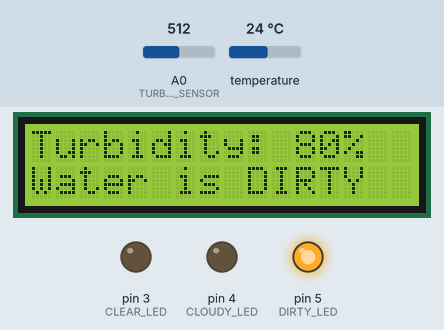
Simulated run of this sketch. Board: Arduino Uno, built with avr-gcc and run on an emulated ATmega328P. Parts: 16×2 character LCD, output pins drawn as LEDs (lit = HIGH). The test bench sets the inputs (shaded band); at power-on: A0 (TURBIDITY_SENSOR) = 512, temperature 24 °C. What the sketch prints to the serial monitor is not drawn.

Above: at 0.2 s.
At 3.8 s:
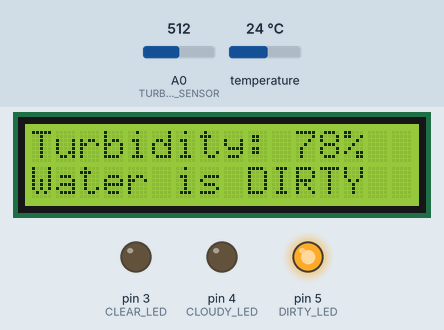
At 5.6 s:
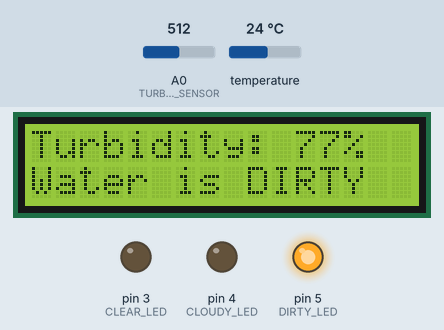
At 9.2 s:
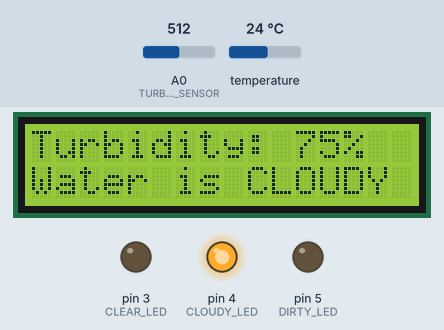
Timing chart, 0 to 34.2 s (numbered marks = the images above):
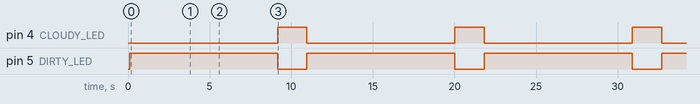

The sketch:

turbidity_sensor.ino
```cpp
#include <Wire.h>
#include <LiquidCrystal_I2C.h>
#include <OneWire.h>
#include <DallasTemperature.h>

// Initialize LCD
LiquidCrystal_I2C lcd(0x27, 16, 2);  // Change to 0x3F if needed

// Define the OneWire bus
#define ONE_WIRE_BUS 2  // Use the correct pin for your sensor
OneWire oneWire(ONE_WIRE_BUS);

// Initialize DallasTemperature
DallasTemperature suhu(&oneWire);

// Define Turbidity Sensor Pin and LEDs
#define TURBIDITY_SENSOR A0
#define CLEAR_LED 3  // Green LED
#define CLOUDY_LED 4
#define DIRTY_LED 5  // Red LED

int turbidity = 50; // Initialize turbidity value

void setup() {
    Serial.begin(9600);
    lcd.begin(16, 2);    // Set the LCD to 16 columns and 2 rows
    lcd.backlight();

    pinMode(CLEAR_LED, OUTPUT);
    pinMode(CLOUDY_LED, OUTPUT);
    pinMode(DIRTY_LED, OUTPUT);

    suhu.begin();  // Initialize the DS18B20 sensor

    Serial.println("System Initialized!");
}

void loop() {
    int sensorValue = analogRead(TURBIDITY_SENSOR);
    int rawTurbidity = map(sensorValue, 0, 640, 0, 100);  // Convert to 0-100%

    // Debugging output
    Serial.print("Sensor Value: ");
    Serial.print(sensorValue);
    Serial.print(" | Turbidity: ");
    Serial.print(rawTurbidity);
    Serial.println("%");

    // If the light is green (clear water), increase turbidity value
    if (digitalRead(CLEAR_LED) == HIGH) {
        turbidity = min(turbidity + 1, 100); // Increase turbidity but max out at 100%
        Serial.println("Green Light Detected: Increasing Turbidity");
    }
    // If the light is red (dirty water), decrease turbidity value
    else if (digitalRead(DIRTY_LED) == HIGH) {
        turbidity = max(turbidity - 1, 0); // Decrease turbidity but not below 0
        Serial.println("Red Light Detected: Decreasing Turbidity");
    } else {
        turbidity = rawTurbidity; // Use the raw turbidity value from the sensor if no light detected
    }

    // Display Turbidity on LCD
    lcd.clear();
    lcd.setCursor(0, 0);
    lcd.print("Turbidity: ");
    lcd.print(turbidity);
    lcd.print("%  ");

    // Updated Ranges for Water Quality
    if (turbidity <= 30) {
        digitalWrite(CLEAR_LED, HIGH);
        digitalWrite(CLOUDY_LED, LOW);
        digitalWrite(DIRTY_LED, LOW);
        lcd.setCursor(0, 1);
        lcd.print("Water is CLEAR ");
    }
    else if (turbidity >= 31 && turbidity <= 75) {
        digitalWrite(CLEAR_LED, LOW);
        digitalWrite(CLOUDY_LED, HIGH);
        digitalWrite(DIRTY_LED, LOW);
        lcd.setCursor(0, 1);
        lcd.print("Water is CLOUDY ");
    }
    else {
        digitalWrite(CLEAR_LED, LOW);
        digitalWrite(CLOUDY_LED, LOW);
        digitalWrite(DIRTY_LED, HIGH);
        lcd.setCursor(0, 1);
        lcd.print("Water is DIRTY  ");
    }

    suhu.requestTemperatures();
    float celcius = suhu.getTempCByIndex(0);  // Get temperature of the first sensor
    Serial.print("Temperature: ");
    Serial.print(celcius);
    Serial.println(" °C");

    delay(1000);
}
```

Measured:
- by itself, pin 4 (CLOUDY_LED): alternates HIGH for 1.8 s and LOW for 9.1 s
- by itself, pin 5 (DIRTY_LED): alternates HIGH for 9.1 s and LOW for 1.8 s
- by itself, everything shown: repeats every 10.9 s, in 6 steps
- what the display in image 1 shows lasts 1.9 s, from 3.7 s to 5.6 s
